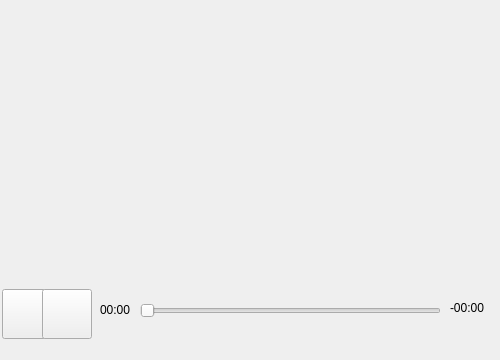
<?xml version="1.0" encoding="UTF-8"?>
<ui version="4.0">
 <class>Form</class>
 <widget class="QWidget" name="Form">
  <property name="geometry">
   <rect>
    <x>0</x>
    <y>0</y>
    <width>500</width>
    <height>360</height>
   </rect>
  </property>
  <property name="windowTitle">
   <string>Form</string>
  </property>
  <widget class="QPushButton" name="button_play">
   <property name="geometry">
    <rect>
     <x>2</x>
     <y>289</y>
     <width>50</width>
     <height>50</height>
    </rect>
   </property>
   <property name="text">
    <string/>
   </property>
   <property name="icon">
    <iconset theme="SP_MediaPlay"/>
   </property>
  </widget>
  <widget class="QWidget" name="video" native="true">
   <property name="geometry">
    <rect>
     <x>0</x>
     <y>0</y>
     <width>500</width>
     <height>280</height>
    </rect>
   </property>
   <property name="sizePolicy">
    <sizepolicy hsizetype="Preferred" vsizetype="Preferred">
     <horstretch>0</horstretch>
     <verstretch>0</verstretch>
    </sizepolicy>
   </property>
  </widget>
  <widget class="QPushButton" name="button_pause">
   <property name="geometry">
    <rect>
     <x>42</x>
     <y>289</y>
     <width>50</width>
     <height>50</height>
    </rect>
   </property>
   <property name="text">
    <string/>
   </property>
  </widget>
  <widget class="QSlider" name="time_slider">
   <property name="geometry">
    <rect>
     <x>140</x>
     <y>300</y>
     <width>301</width>
     <height>22</height>
    </rect>
   </property>
   <property name="orientation">
    <enum>Qt::Horizontal</enum>
   </property>
  </widget>
  <widget class="QLabel" name="label_time_passed">
   <property name="geometry">
    <rect>
     <x>100</x>
     <y>300</y>
     <width>61</width>
     <height>20</height>
    </rect>
   </property>
   <property name="text">
    <string>00:00</string>
   </property>
  </widget>
  <widget class="QLabel" name="label_time_left">
   <property name="geometry">
    <rect>
     <x>450</x>
     <y>300</y>
     <width>60</width>
     <height>16</height>
    </rect>
   </property>
   <property name="text">
    <string>-00:00</string>
   </property>
  </widget>
 </widget>
 <resources/>
 <connections/>
</ui>
